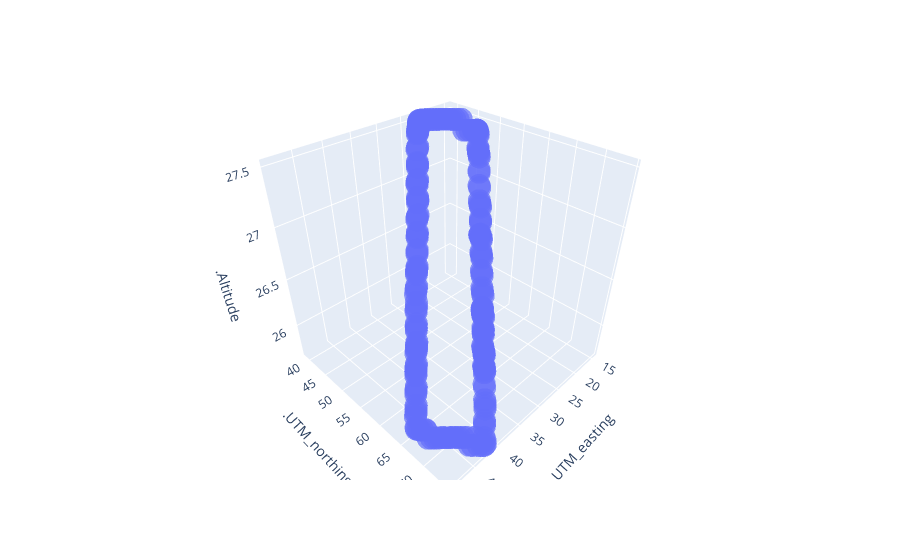

Notebook source saved alongside this figure:
### Code cell
px.scatter_3d(df, x='.UTM_easting', y='.UTM_northing', z='.Altitude', size_max=18, opacity=0.7)

### Figure 1 — Plotly figure (JSON) as saved in the notebook; plotly's stock layout.template omitted (floating-point values rounded to 4 significant figures; data arrays with more than 128 entries replaced by an {"elided": "..."} marker saying what was removed)
{"data": [{"hovertemplate": ".UTM_easting=%{x}<br>.UTM_northing=%{y}<br>.Altitude=%{z}<extra></extra>", "legendgroup": "", "marker": {"color": "#636efa", "opacity": 0.7, "symbol": "circle"}, "mode": "markers", "name": "", "scene": "scene", "showlegend": false, "type": "scatter3d", "x": {"elided": "211 float values"}, "y": {"elided": "211 float values"}, "z": {"elided": "211 float values"}}], "layout": {"legend": {"tracegroupgap": 0}, "margin": {"t": 60}, "scene": {"domain": {"x": [0, 1], "y": [0, 1]}, "xaxis": {"title": {"text": ".UTM_easting"}}, "yaxis": {"title": {"text": ".UTM_northing"}}, "zaxis": {"title": {"text": ".Altitude"}}}}}
